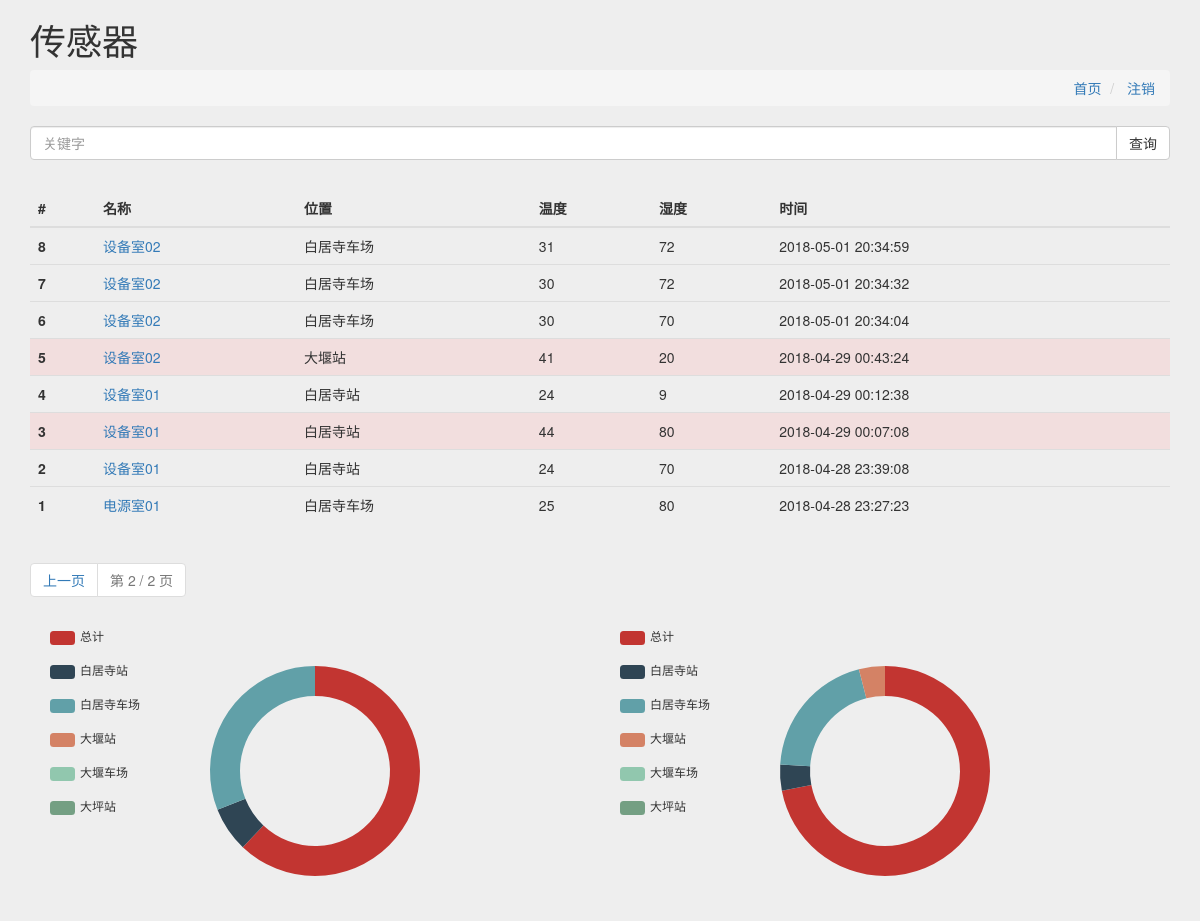
Screenshot of /sensor?text=&page=2 (signed in) with the database file from the repository.
### home/models.py (models this page shows, shortened)
class Sensor(models.Model):
    name = models.CharField(verbose_name='名称',
                            max_length=64,)
    temperature = models.SmallIntegerField(verbose_name='温度',)
    humidity = models.SmallIntegerField(verbose_name='湿度',)
    location = models.CharField(verbose_name='位置',
                                max_length=64)
    create_time = models.DateTimeField(
        verbose_name='创建时间', auto_now_add=True,)
    update_time = models.DateTimeField(
        verbose_name='更新时间', auto_now=True,)
    class Meta:
        verbose_name = '传感器'
        verbose_name_plural = '传感器'

### home/views.py (the view)
# urls.py: path('sensor', views.sensor, name='sensor'),  # 传感器页
@login_required(login_url='/account/login')
def sensor(request):
    temperature_value = 35
    humidity_value = 10
    if request.method == 'GET':
        text = request.GET.get('text')
        if text == None:
            return HttpResponseRedirect('/sensor?text=')
        else:
            sensor_all = Sensor.objects.filter(
                location__contains=text).order_by('-id')
            paginator = Paginator(sensor_all, 10)  # 每页显示一条数据
            page = request.GET.get('page')
            try:
                sensor = paginator.page(page)
            except PageNotAnInteger:
                sensor = paginator.page(1)  # 如果页面不是整数跳到第一页
            except EmptyPage:
                sensor = paginator.page(
                    paginator.num_pages)  # 如果页面超出最大范围跳到最后一页
            all_location_count = Sensor.objects.filter(
                location__contains=text).count()
            baijusi_location_count = Sensor.objects.filter(
                location__contains=text,
                location='白居寺站',
                temperature__lt=temperature_value).count()
            baijusichechang_location_count = Sensor.objects.filter(
                location__contains=text,
                location='白居寺车场',
                temperature__lt=temperature_value).count()
            dayan_location_count = Sensor.objects.filter(
                location__contains=text,
                location='大堰站',
                temperature__lt=temperature_value).count()
            dayanchechang_location_count = Sensor.objects.filter(
                location__contains=text,
                location='大堰车场',
                temperature__lt=temperature_value).count()
            daping_location_count = Sensor.objects.filter(
                location__contains=text,
                location='大坪站',
                temperature__lt=temperature_value).count()
            all2_location_count = Sensor.objects.filter(
                location__contains=text).count()
            baijusi2_location_count = Sensor.objects.filter(
                location__contains=text,
                location='白居寺站',
                temperature__gte=temperature_value).count()
            baijusichechang2_location_count = Sensor.objects.filter(
                location__contains=text,
                location='白居寺车场',
                temperature__gte=temperature_value).count()
            dayan2_location_count = Sensor.objects.filter(
                location__contains=text,
                location='大堰站',
                temperature__gte=temperature_value).count()
            dayanchechang2_location_count = Sensor.objects.filter(
                location__contains=text,
                location='大堰车场',
                temperature__gte=temperature_value).count()
            daping2_location_count = Sensor.objects.filter(
                location__contains=text,
                location='大坪站',
                temperature__gte=temperature_value).count()
            return render(request, 'sensor.html', locals())

### templates/sensor.html (shortened to what this page needs)
{% load static %}
<!DOCTYPE html>
<html>
<head>
    <link rel="stylesheet" href={% static "/bootstrap/css/bootstrap.min.css" %}>
</head>
<body style="background-color:#eee;">
    <div class="container">
        <div class="">
            <h1 class="text-left">传感器</h1>
        </div>
        <ol class="breadcrumb text-right">
            <li>
                <a href="{% url 'sensor' %}">首页</a>
            </li>
            <li>
                <a class="text-right" href="{% url 'logout' %}">注销</a>
            </li>
        </ol>
        <form class="" action="{% url 'sensor' %}" method="get">
            <div class="input-group">
                <input type="text" name="text" class="form-control" placeholder="关键字">
                <span class="input-group-btn">
                    <input type="submit" class="btn btn-default" value="查询">
                </span>
            </div>
        </form>
    </div>
    <div class="container" style="padding-top:30px;">
        <div class="table-responsive">
            <table class="table table-hover">
                <thead>
                    <tr>
                        <th>#</th>
                        <th>名称</th>
                        <th>位置</th>
                        <th>温度</th>
                        <th>湿度</th>
                        <th>时间</th>
                    </tr>
                </thead>
                <tbody>
                    {% for s in sensor %}
                    {% if s.temperature >= temperature_value %}
                    <tr class="danger">
                        <th scope="row">{{s.id}}</th>
                        <td><a href="meter?name={{s.name}}">{{s.name}}</a></td>
                        <td>{{s.location}}</td>
                        <td>{{s.temperature}}</td>
                        <td>{{s.humidity}}</td>
                        <td>{{s.create_time | date:'Y-m-d H:i:s'}}</td>
                    </tr>
                        {% else %}
                        <tr>
                            <th scope="row">{{s.id}}</th>
                            <td><a href="meter?name={{s.name}}">{{s.name}}</a></td>
                            <td>{{s.location}}</td>
                            <td>{{s.temperature}}</td>
                            <td>{{s.humidity}}</td>
                            <td>{{s.create_time | date:'Y-m-d H:i:s'}}</td>
                        </tr>
                        {% endif %}
                        {% endfor %}
                </tbody>
            </table>
        </div>
        <nav aria-label="Page navigation">
            <ul class="pagination">
                {% if sensor.has_previous %}
                <li>
                    <a href="sensor?text={{text}}&page={{sensor.previous_page_number}}">上一页</a>
                </li>
                {% endif %}
                <li class="disabled">
                    <a href="#">第 {{sensor.number}} / {{sensor.paginator.num_pages}} 页</a>
                </li>
            </ul>
        </nav>
    </div>
    <div class="container">
        <div class="col-md-6" style="height:300px;">
            <div id="main" style="width: 100%;height:100%;"></div>
        </div>
        <div class="col-md-6" style="height:300px;">
            <div id="main2" style="width:100%;height:100%;"></div>
        </div>
    </div>
    <script type="text/javascript">
        // 基于准备好的dom，初始化echarts实例
        var myChart = echarts.init(document.getElementById('main'));
        // 指定图表的配置项和数据
        option = {
            tooltip: {
                trigger: 'item',
                formatter: "{a} <br/>{b}: {c} ({d}%)"
            },
            legend: {
                orient: 'vertical',
                x: 'left',
                data: ['总计', '白居寺站', '白居寺车场', '大堰站', '大堰车场', '大坪站']
            },
            series: [
                {
                    name: '正常数据',
                    type: 'pie',
                    radius: ['50%', '70%'],
                    avoidLabelOverlap: false,
                    label: {
                        normal: {
                            show: false,
                            position: 'center'
                        },
                        emphasis: {
                            show: true,
                            textStyle: {
                                fontSize: '30',
                                fontWeight: 'bold'
                            }
                        }
                    },
                    labelLine: {
                        normal: {
                            show: false
                        }
                    },
                    data: [
                        {value: {{all_location_count}}, name:'总计'},
                        {value: {{baijusi_location_count}}, name: '白居寺站' },
                        {value: {{baijusichechang_location_count}}, name: '白居寺车场' },
                        {value: {{dayan_location_count}}, name: '大堰站' },
                        {value: {{dayanchechang_location_count}}, name: '大堰车场' },
                        {value: {{daping_location_count}}, name: '大坪站' },
                    ]
                }
            ]
        };
        // 使用刚指定的配置项和数据显示图表。
        myChart.setOption(option);
    </script>
    <script type="text/javascript">
        // 基于准备好的dom，初始化echarts实例
        var myChart = echarts.init(document.getElementById('main2'));
        // 指定图表的配置项和数据
        option = {
            tooltip: {
                trigger: 'item',
                formatter: "{a} <br/>{b}: {c} ({d}%)"
            },
            legend: {
                orient: 'vertical',
                x: 'left',
                data: ['总计', '白居寺站', '白居寺车场', '大堰站', '大堰车场', '大坪站']
            },
            series: [
                {
                    name: '警告数据',
                    type: 'pie',
                    radius: ['50%', '70%'],
                    avoidLabelOverlap: false,
                    label: {
                        normal: {
                            show: false,
                            position: 'center'
                        },
                        emphasis: {
                            show: true,
                            textStyle: {
                                fontSize: '30',
                                fontWeight: 'bold'
                            }
                        }
                    },
                    labelLine: {
                        normal: {
                            show: false
                        }
                    },
                    data: [
                        {value: {{all2_location_count}}, name:'总计'},
                        {value: {{baijusi2_location_count}}, name: '白居寺站' },
                        {value: {{baijusichechang2_location_count}}, name: '白居寺车场' },
                        {value: {{dayan2_location_count}}, name: '大堰站' },
                        {value: {{dayanchechang2_location_count}}, name: '大堰车场' },
                        {value: {{daping2_location_count}}, name: '大坪站' },
                    ]
                }
            ]
        };
        // 使用刚指定的配置项和数据显示图表。
        myChart.setOption(option);
    </script>
</body>
</html>

### rows the page displays
Sensor: id "8", name "设备室02", location "白居寺车场", temperature "31", humidity "72", create_time "2018-05-01 20:34:59"
Sensor: id "7", name "设备室02", location "白居寺车场", temperature "30", humidity "72", create_time "2018-05-01 20:34:32"
Sensor: id "6", name "设备室02", location "白居寺车场", temperature "30", humidity "70", create_time "2018-05-01 20:34:04"
Sensor: id "5", name "设备室02", location "大堰站", temperature "41", humidity "20", create_time "2018-04-29 00:43:24"
Sensor: id "4", name "设备室01", location "白居寺站", temperature "24", humidity "9", create_time "2018-04-29 00:12:38"
Sensor: id "3", name "设备室01", location "白居寺站", temperature "44", humidity "80", create_time "2018-04-29 00:07:08"
Sensor: id "2", name "设备室01", location "白居寺站", temperature "24", humidity "70", create_time "2018-04-28 23:39:08"
Sensor: id "1", name "电源室01", location "白居寺车场", temperature "25", humidity "80", create_time "2018-04-28 23:27:23"

### other values shown
{{ sensor.number }} "2"
{{ sensor.paginator.num_pages }} "2"
chart data {{ all_location_count }} 18
chart data {{ baijusi_location_count }} 2
chart data {{ baijusichechang_location_count }} 9
chart data {{ dayan_location_count }} 0
